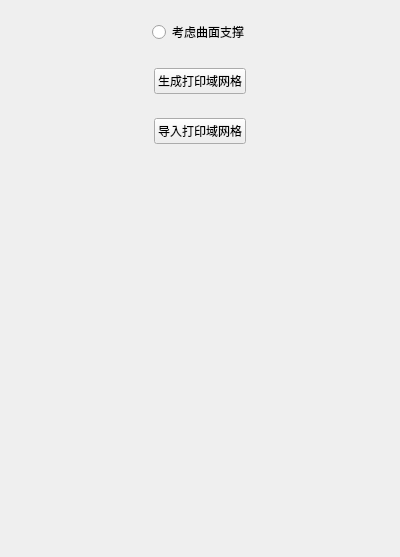
<?xml version="1.0" encoding="UTF-8"?>
<ui version="4.0">
 <class>RefSurfBasedSlice_PrinZone</class>
 <widget class="QWidget" name="RefSurfBasedSlice_PrinZone">
  <property name="geometry">
   <rect>
    <x>0</x>
    <y>0</y>
    <width>400</width>
    <height>557</height>
   </rect>
  </property>
  <property name="windowTitle">
   <string>Form</string>
  </property>
  <layout class="QVBoxLayout" name="verticalLayout">
   <item>
    <widget class="QWidget" name="widget" native="true">
     <layout class="QHBoxLayout" name="horizontalLayout">
      <item>
       <spacer name="horizontalSpacer">
        <property name="orientation">
         <enum>Qt::Horizontal</enum>
        </property>
        <property name="sizeHint" stdset="0">
         <size>
          <width>126</width>
          <height>20</height>
         </size>
        </property>
       </spacer>
      </item>
      <item>
       <widget class="QRadioButton" name="radioButton">
        <property name="text">
         <string>考虑曲面支撑</string>
        </property>
       </widget>
      </item>
      <item>
       <spacer name="horizontalSpacer_2">
        <property name="orientation">
         <enum>Qt::Horizontal</enum>
        </property>
        <property name="sizeHint" stdset="0">
         <size>
          <width>125</width>
          <height>20</height>
         </size>
        </property>
       </spacer>
      </item>
     </layout>
    </widget>
   </item>
   <item>
    <widget class="QWidget" name="widget_2" native="true">
     <layout class="QHBoxLayout" name="horizontalLayout_2">
      <item>
       <spacer name="horizontalSpacer_3">
        <property name="orientation">
         <enum>Qt::Horizontal</enum>
        </property>
        <property name="sizeHint" stdset="0">
         <size>
          <width>40</width>
          <height>20</height>
         </size>
        </property>
       </spacer>
      </item>
      <item>
       <widget class="QPushButton" name="pushButton_GenePriZoneMesh">
        <property name="text">
         <string>生成打印域网格</string>
        </property>
       </widget>
      </item>
      <item>
       <spacer name="horizontalSpacer_4">
        <property name="orientation">
         <enum>Qt::Horizontal</enum>
        </property>
        <property name="sizeHint" stdset="0">
         <size>
          <width>40</width>
          <height>20</height>
         </size>
        </property>
       </spacer>
      </item>
     </layout>
    </widget>
   </item>
   <item>
    <widget class="QWidget" name="widget_3" native="true">
     <layout class="QHBoxLayout" name="horizontalLayout_3">
      <item>
       <spacer name="horizontalSpacer_5">
        <property name="orientation">
         <enum>Qt::Horizontal</enum>
        </property>
        <property name="sizeHint" stdset="0">
         <size>
          <width>40</width>
          <height>20</height>
         </size>
        </property>
       </spacer>
      </item>
      <item>
       <widget class="QPushButton" name="pushButton_ImportPriZoneMesh">
        <property name="text">
         <string>导入打印域网格</string>
        </property>
       </widget>
      </item>
      <item>
       <spacer name="horizontalSpacer_6">
        <property name="orientation">
         <enum>Qt::Horizontal</enum>
        </property>
        <property name="sizeHint" stdset="0">
         <size>
          <width>40</width>
          <height>20</height>
         </size>
        </property>
       </spacer>
      </item>
     </layout>
    </widget>
   </item>
   <item>
    <spacer name="verticalSpacer">
     <property name="orientation">
      <enum>Qt::Vertical</enum>
     </property>
     <property name="sizeHint" stdset="0">
      <size>
       <width>20</width>
       <height>40</height>
      </size>
     </property>
    </spacer>
   </item>
  </layout>
 </widget>
 <resources/>
 <connections/>
</ui>
